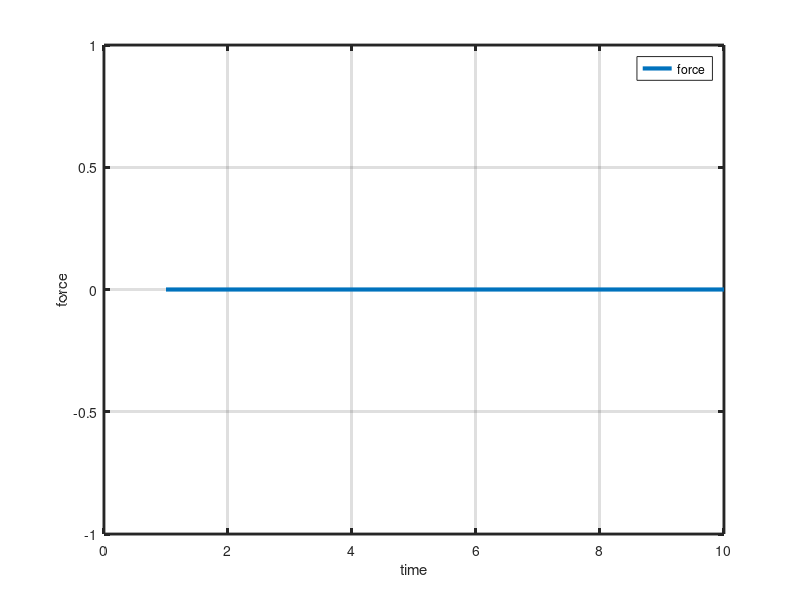
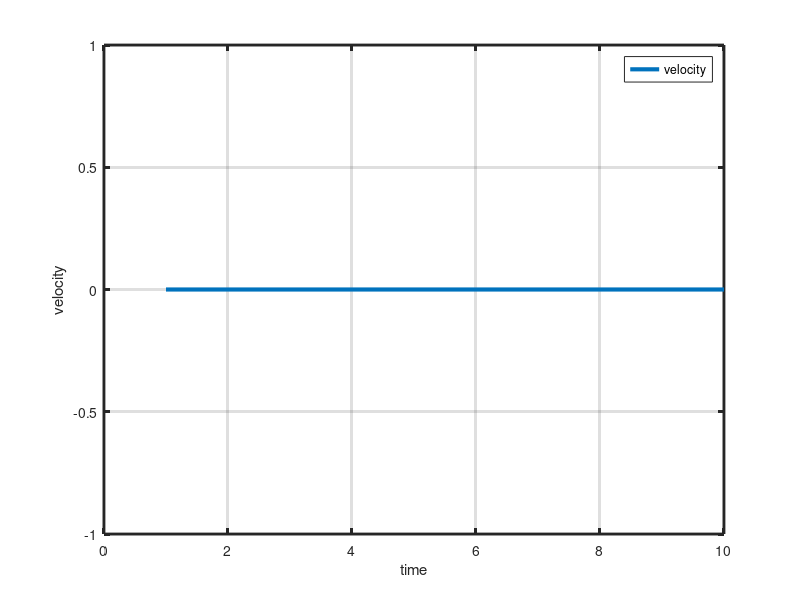
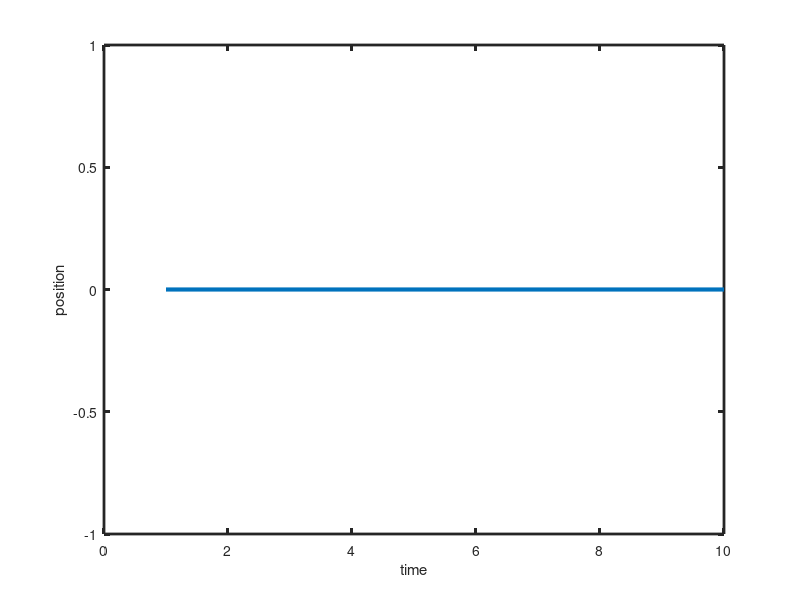

The MATLAB source for these figures, in order: (Note: this script raises an error after producing the figures.)
close all
clear all

% p = optimvar('p',10);
% y = optimvar('y',10);
% %objec = transpose(p)*p;
% objec = (p(1))+(p(2))+(p(3))+(p(4))+(p(5))+(p(6))+(p(7))+(p(8))+(p(9))+(p(10));
% prob = optimproblem('Objective',objec);
% prob.Constraints.cons1 = sum(y) == 1;
% prob.Constraints.cons2 = p*y == 0;
% 
% problem = prob2struct(prob);
% [x,fval] = quadprog(problem)

H = ones(10,10);
%%%%constraint for a, uncomment this%%%%%%
%Aeq = [1 1 1 1 1 1 1 1 1 1;9.5 8.5 7.5 6.5 5.5 4.5 3.5 2.5 1.5 0.5];
%beq = [0;1];
%%%%constraint for b, uncomment this%%%%%%
Aeq = [1 1 1 1 1 1 1 1 1 1;9.5 8.5 7.5 6.5 5.5 4.5 3.5 2.5 1.5 0.5;...
    4.5 3.5 2.5 1.5 0.5 0 0 0 0 0];         % constraint for b                               
beq = [0;1;0];                              % constraint for b

[x,fval,exitflag,output,lambda] = ...
   quadprog(H,[],[],[],Aeq,beq);
% x = f, force

v = zeros(10,1);        % velocity
for t = 1:1:10
    v(t,:) = sum(x(1:t));
end

a = [0;x];              % add a zero to the front, acceleration
s = zeros(10,1);        % displacement 
for t = 1:1:10
    s(t,:) = sum(a(1:t)) + 0.5 * x(t,:);
end

p = zeros(10,1);        % position
for t = 1:1:10
    p(t,:) = sum(s(1:t));
end

figure(1)
p1 = plot(x);
set(gca,'linewidth',2)
set(p1, 'linewidth',3)
xlabel('time')
ylabel('force')
legend('force')
grid on

figure(2)
p1 = plot(v);
set(gca,'linewidth',2)
set(p1, 'linewidth',3)
xlabel('time')
ylabel('velocity')
legend('velocity')
grid on

figure(3)
p1 = plot(p);
set(gca,'linewidth',2)
set(p1, 'linewidth',3)
xlabel('time')
ylabel('position')
legend('position')
grid on

